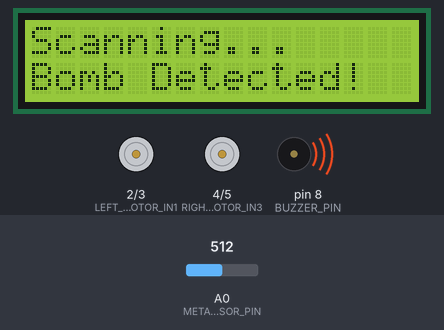
Recording of a sketch running on a simulated Arduino Uno, built with avr-gcc and run on an emulated ATmega328P. Shown: 16×2 character LCD, motor-driver pin pairs drawn as motors (green arrow = first pin HIGH = forward, orange = second pin HIGH = backward, longer = more drive), buzzer (waves = sounding, pin HIGH). Inputs (shaded band) come from the test bench; at power-on: A0 (METAL_SENSOR_PIN) = 512. What the sketch prints to the serial monitor is not drawn.

Above: at 3.2 s.
3.3 s: A0 (METAL_SENSOR_PIN) set to 488
At 4.6 s:
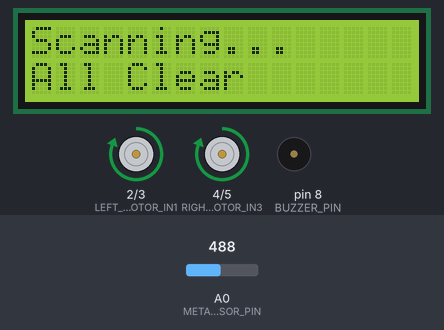
5.1 s: A0 (METAL_SENSOR_PIN) set to 510
At 6.2 s:
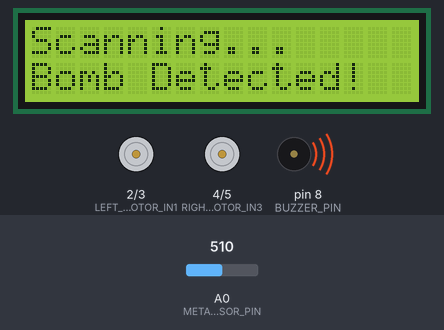
6.7 s: A0 (METAL_SENSOR_PIN) set to 490
At 7.8 s:
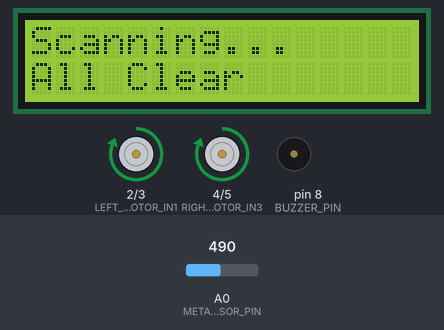
Timing chart, 0 to 9.7 s (numbered marks = the images above; inputs shaded):
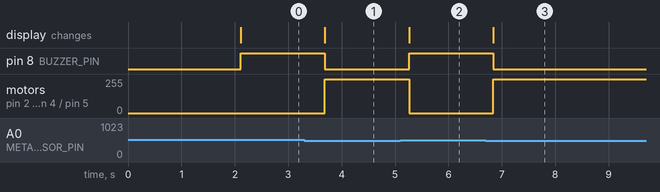

Measured:
- the behaviour switches between 501 and 500 on A0 (METAL_SENSOR_PIN) (found by bisection; images 0 and 1)
- after the input at 3.3 s, pin 8 (BUZZER_PIN): HIGH → LOW after 0.39 s; motor on pin 2 (LEFT_MOTOR_IN1) / pin 3 (LEFT_MOTOR_IN2), motor on pin 4 (RIGHT_MOTOR_IN3) / pin 5 (RIGHT_MOTOR_IN4): stopped → forward 255/255 after 0.39 s; the display: changes after 0.39 s (image 1)
- after the input at 5.1 s, pin 8 (BUZZER_PIN): LOW → HIGH after 0.16 s; motor on pin 2 (LEFT_MOTOR_IN1) / pin 3 (LEFT_MOTOR_IN2), motor on pin 4 (RIGHT_MOTOR_IN3) / pin 5 (RIGHT_MOTOR_IN4): forward 255/255 → stopped after 0.16 s; the display: changes after 0.16 s (image 2)
- after the input at 6.7 s, pin 8 (BUZZER_PIN): HIGH → LOW after 0.14 s; motor on pin 2 (LEFT_MOTOR_IN1) / pin 3 (LEFT_MOTOR_IN2), motor on pin 4 (RIGHT_MOTOR_IN3) / pin 5 (RIGHT_MOTOR_IN4): stopped → forward 255/255 after 0.14 s; the display: changes after 0.14 s (image 3)

The sketch:

cave_detection_robot.ino
```cpp
// BombDetectionRobot.ino

#include <LiquidCrystal_I2C.h>

// Pin Definitions
#define METAL_SENSOR_PIN A0
#define BUZZER_PIN 8
#define LEFT_MOTOR_IN1 2
#define LEFT_MOTOR_IN2 3
#define RIGHT_MOTOR_IN3 4
#define RIGHT_MOTOR_IN4 5

// LCD Configuration
LiquidCrystal_I2C lcd(0x27, 16, 2);

void setup() {
  // Initialize Serial Monitor
  Serial.begin(9600);

  // Initialize LCD
  lcd.begin(16, 2);
  lcd.backlight();
  lcd.setCursor(0, 0);
  lcd.print("Bomb Detector");

  // Pin Modes
  pinMode(METAL_SENSOR_PIN, INPUT);
  pinMode(BUZZER_PIN, OUTPUT);
  pinMode(LEFT_MOTOR_IN1, OUTPUT);
  pinMode(LEFT_MOTOR_IN2, OUTPUT);
  pinMode(RIGHT_MOTOR_IN3, OUTPUT);
  pinMode(RIGHT_MOTOR_IN4, OUTPUT);

  delay(2000);
  lcd.clear();
}

void loop() {
  int metalValue = analogRead(METAL_SENSOR_PIN);
  Serial.print("Metal Value: ");
  Serial.println(metalValue);

  lcd.setCursor(0, 0);
  lcd.print("Scanning...");

  if (metalValue > 500) { // Threshold for detection
    lcd.setCursor(0, 1);
    lcd.print("Bomb Detected!  ");
    digitalWrite(BUZZER_PIN, HIGH);
    stopMotors();
  } else {
    lcd.setCursor(0, 1);
    lcd.print("All Clear     ");
    digitalWrite(BUZZER_PIN, LOW);
    moveForward();
  }

  delay(500);
}

void moveForward() {
  digitalWrite(LEFT_MOTOR_IN1, HIGH);
  digitalWrite(LEFT_MOTOR_IN2, LOW);
  digitalWrite(RIGHT_MOTOR_IN3, HIGH);
  digitalWrite(RIGHT_MOTOR_IN4, LOW);
}

void stopMotors() {
  digitalWrite(LEFT_MOTOR_IN1, LOW);
  digitalWrite(LEFT_MOTOR_IN2, LOW);
  digitalWrite(RIGHT_MOTOR_IN3, LOW);
  digitalWrite(RIGHT_MOTOR_IN4, LOW);
}
```
